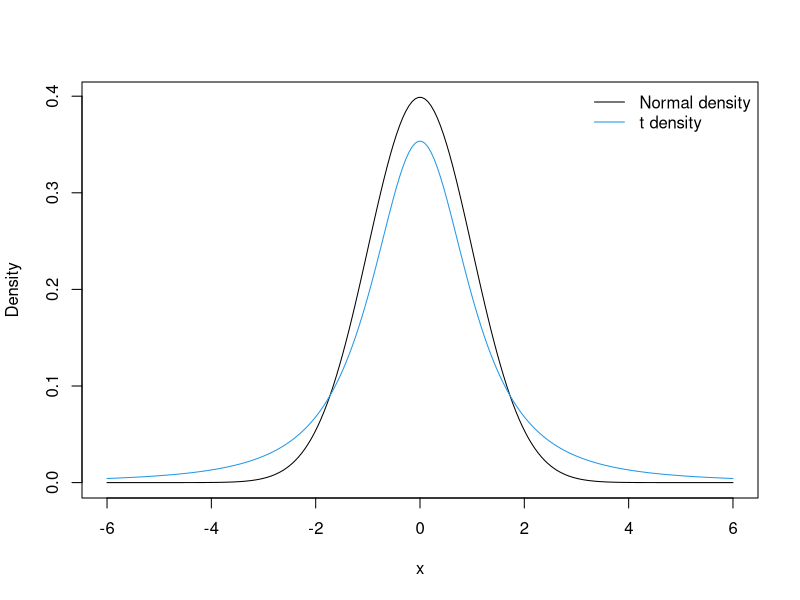
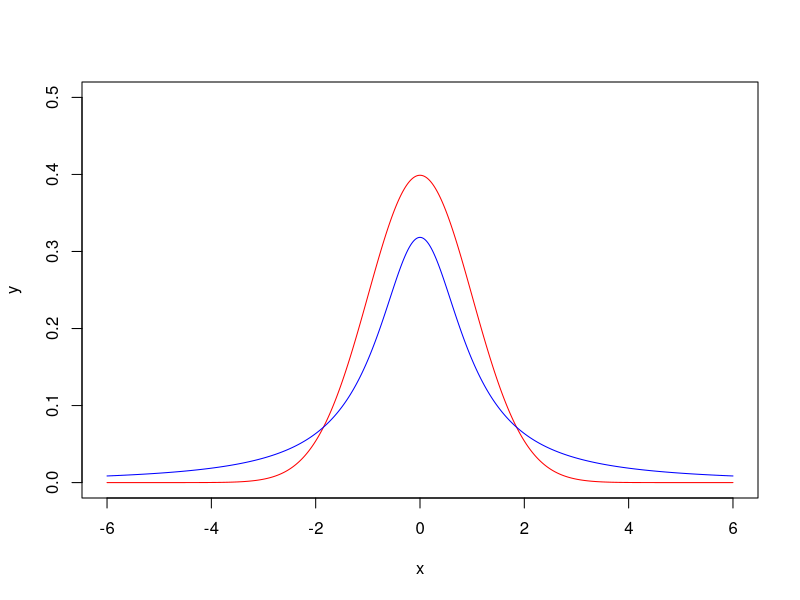
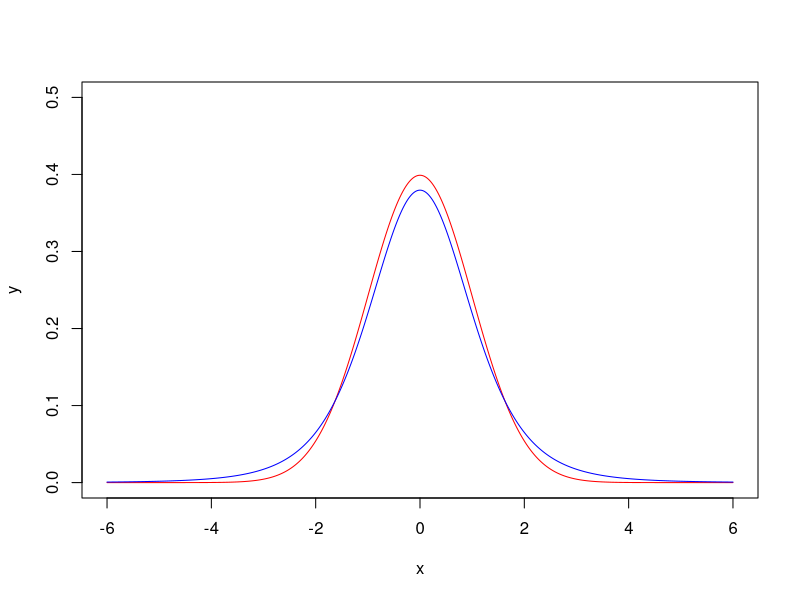
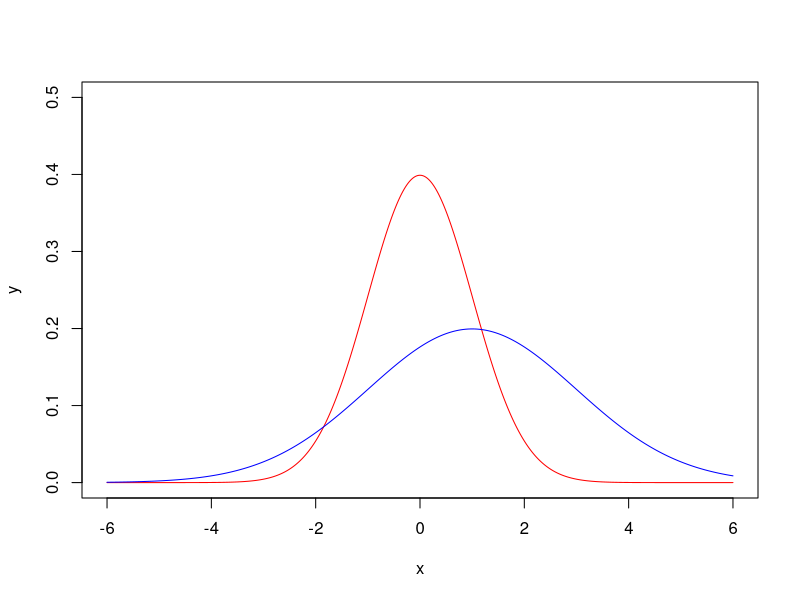

Reproduce these figures in R, in order.
curve(dnorm(x), -6, 6, xlab = "x", ylab = "Density", n = 200)
curve(dt(x, 2), -6, 6, add = TRUE, col = 4, n = 200)
legend("topright", c("Normal density", "t density"), 
       col = c(1, 4), bty = "n", lty = 1)

x <- seq(-6,6, length.out=10000)
max(dnorm(x)/dt(x,2))


#Cauchy Distribution
x<- seq(-6, 6, 0.01)
y <- dnorm(x, 0, 1)
plot(x, y, 'l', ylim=c(0,0.5), col='red')
lines(x, dcauchy(x), col='blue')

#Student t5 Distribution
x<- seq(-6, 6, 0.01)
y <- dnorm(x, 0, 1)
plot(x, y, 'l', ylim=c(0,0.5), col='red')
lines(x, dt(x,5), col='blue')

#N(1,2) Distribution
x<- seq(-6, 6, 0.01)
y <- dnorm(x, 0, 1)
plot(x, y, 'l', ylim=c(0,0.5), col='red')
lines(x, dnorm(x,1,2), col='blue')


#计算四个分布的理论接受概率
#Cauchy Distribution
norm_cauchy <- function(x) -dnorm(x,0,1)/dcauchy(x)
cauchy_min <- optim(6,norm_cauchy,lower=-10,upper=10,method = 'Brent')
cat(' Maximum of M:',-as.numeric(cauchy_min['value']),'\n',
    'At the point:',as.numeric(cauchy_min['par']),'\n')

#Student t5 Distribution
norm_student <- function(x) -dnorm(x,0,1)/dt(x,5)
student_min <- optim(6,norm_student,lower=-10,upper=10,method = 'Brent')
cat(' Maximum of M:',-as.numeric(student_min['value']),'\n',
    'At the point:',as.numeric(student_min['par']),'\n')

#N(1,2) Distribution
norm_norm <- function(x) -dnorm(x,0,1)/dnorm(x,1,sqrt(2))
norm_min <- optim(6,norm_norm,lower=-10,upper=10,method = 'Brent')
cat(' Maximum of M:',-as.numeric(norm_min['value']),'\n',
    'At the point:',as.numeric(norm_min['par']),'\n')
